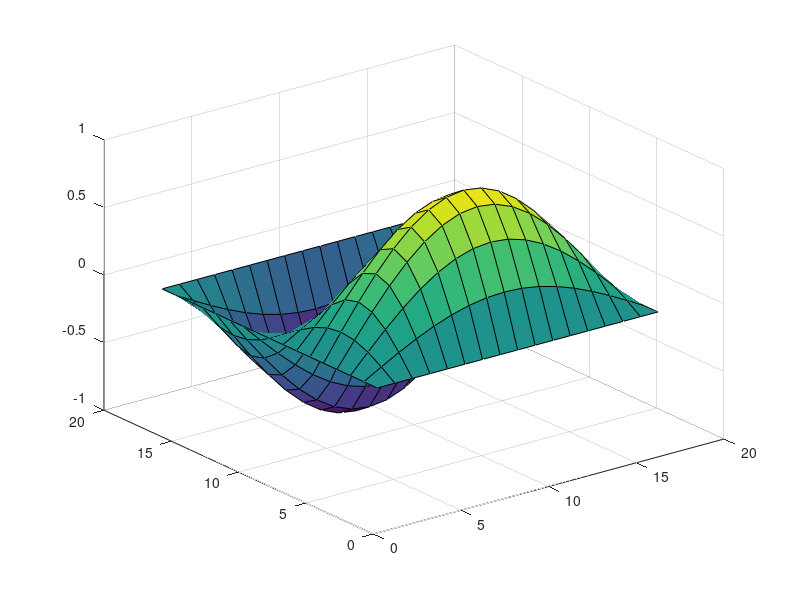

Reproduce this figure in MATLAB.
close all
%Set up the domain and x&y nodes
LX = 1;
LY = 1;

NP = 16;
xLen = LX*NP+1; yLen = LY*NP+1;
sxp = linspace(0, LX, xLen); syp = linspace(0, LY, yLen);

%Def rho ICs
%rho0 = @(x,y) (x + y);
rho = zeros(xLen, yLen);

for i=1:xLen
    for j=1:yLen
        %rho(i,j) = rho0(sxp(i), syp(j));
        rho(i,j) = sin(2*pi/LX.*sxp(i)).*sin(1*pi/LY.*syp(j));
    end
end

surf(rho)


